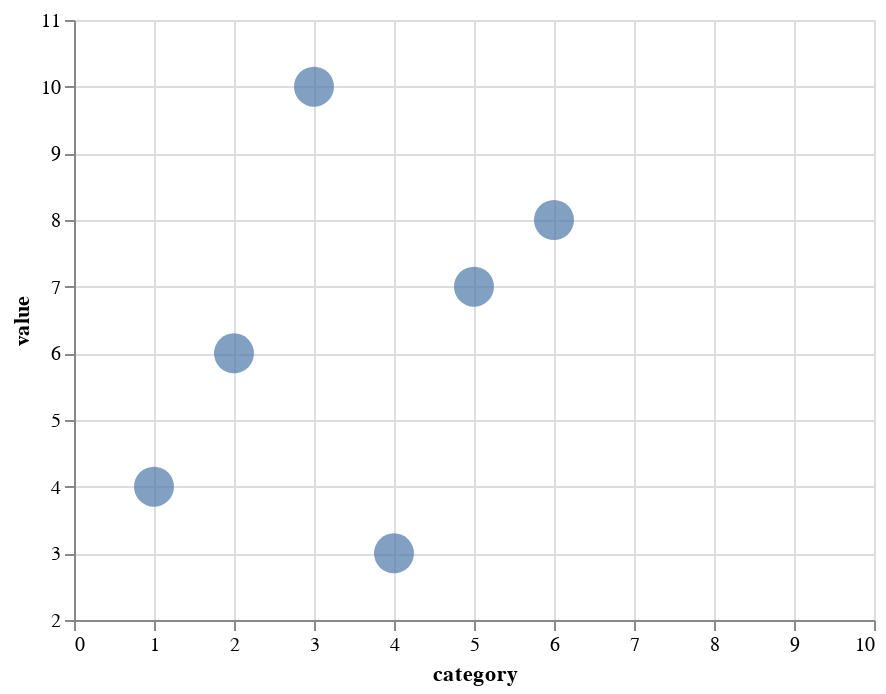

This figure's notebook cell:
### Markdown cell above
By setting the `exponent` to 2, we are effectively using the squared y scaling as shown above.

## Scale: domain

We have already seen that we can adjust the domain of the scale a bit using the `zero` setting.  We can also just set the domain directly by using the `domain` scale setting.

### Code cell
domain_scale = base.encode(
    x=alt.X("category", scale=alt.Scale(domain=[0, 10])),
    y=alt.Y("value", scale=alt.Scale(domain=[2, 11])))
domain_scale

### Figure 1 — Vega-Lite specification as saved in the notebook (floating-point values rounded to 4 significant figures)
{"config": {"view": {"continuousWidth": 400, "continuousHeight": 300}}, "data": {"name": "data-7c36766bdbdd929d88ac2881c2000dcf"}, "mark": {"type": "point", "filled": true, "size": 400}, "encoding": {"x": {"field": "category", "scale": {"domain": [0, 10]}, "type": "quantitative"}, "y": {"field": "value", "scale": {"domain": [2, 11]}, "type": "quantitative"}}, "$schema": "https://vega.github.io/schema/vega-lite/v4.17.0.json", "datasets": {"data-7c36766bdbdd929d88ac2881c2000dcf": [{"category": 1, "value": 4, "quality": "standard"}, {"category": 2, "value": 6, "quality": "good"}, {"category": 3, "value": 10, "quality": "excellent"}, {"category": 4, "value": 3, "quality": "standard"}, {"category": 5, "value": 7, "quality": "good"}, {"category": 6, "value": 8, "quality": "excellent"}]}}
